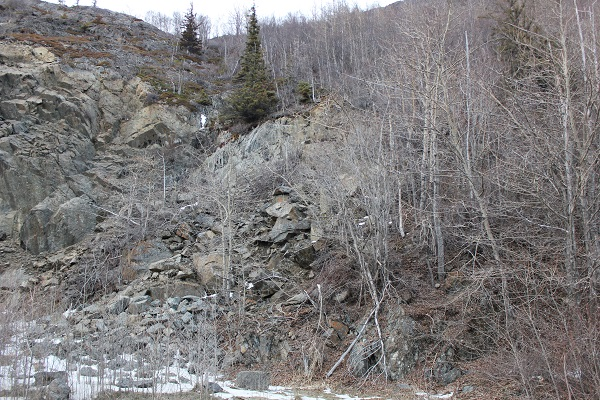
#> input picture images/realMtn2.jpg, 600 x 400 px
$ python clusterColors.py
#> lines starting #> are read from the running program, lines starting #| are printed output that depends on the picture
from matplotlib import pyplot as plt
from matplotlib import image as img
from scipy.cluster.vq import kmeans
from scipy.cluster.vq import whiten
from PIL import Image, ExifTags
import pandas as pd

file = './images/realMtn2.jpg'

image = Image.open(file)
#> image is the input picture: PIL image 600x400 RGB; mean R, G, B 124.6, 122.2, 122.2
imageData = img.imread(file)

exif = { ExifTags.TAGS[k]: v for k, v in image._getexif().items() if k in ExifTags.TAGS }
#> exif = 42 items

r = []
g = []
b = []

for line in imageData:
    for pixel in line:
        temp_r, temp_g, temp_b = pixel
        r.append(temp_r)
        g.append(temp_g)
        b.append(temp_b)
#> after the loop, b = 240000 items; g = 240000 items; r = 240000 items

df = pd.DataFrame({'red': r, 'blue': b, 'green': g})
#> df = table of 240000 rows and 3 columns

df['scaled_red'] = whiten(df['red'])
df['scaled_blue'] = whiten(df['blue'])
df['scaled_green'] = whiten(df['green'])
df.sample(n = 10)

cluster_centers, distortion = kmeans(df[['scaled_red', 'scaled_green', 'scaled_blue']], 2)
#> cluster_centers = [[2.4, 2.25, 2.15], [3.93, 3.79, 3.68]]; distortion = 0.876

colors = []
r_std, g_std, b_std = df[['red', 'green', 'blue']].std()
#> r_std = 40.4; g_std = 41.59; b_std = 43.16

for cluster_center in cluster_centers:
    scaled_r, scaled_g, scaled_b = cluster_center
    colors.append((
        scaled_r * r_std / 255,
        scaled_g * g_std / 255,
        scaled_b * b_std / 255
        ))
#> this loop made 2 passes
#> after the loop, colors = [(0.381, 0.368, 0.364), (0.623, 0.618, 0.623)]

print(df)
#> (printed output is left out)
print()
print('Date & Time: ' + exif['DateTimeOriginal'])
#| Date & Time: 2020:03:28 02:03:58

plt.imshow([colors])
plt.show()
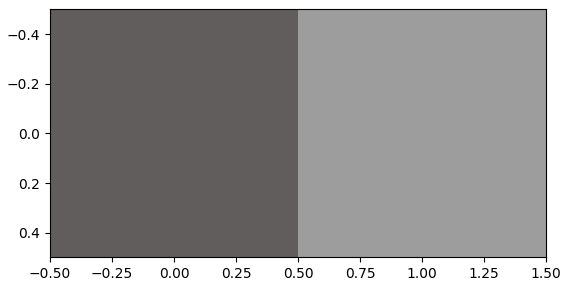
#> figure drawn by matplotlib, 1 panel

$ run again, with images/realMtn3.jpg copied over images/realMtn2.jpg
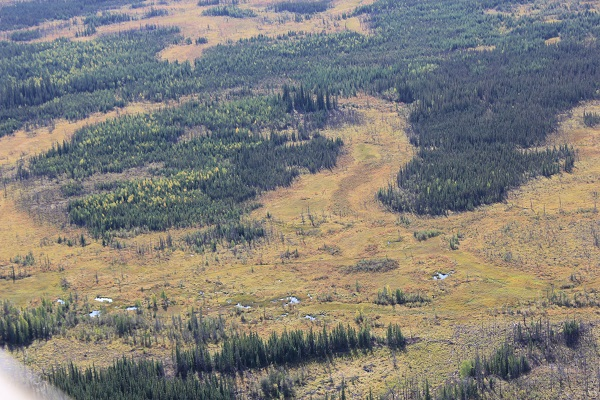
#> input picture images/realMtn3.jpg, 600 x 400 px
#> image is the input picture: PIL image 600x400 RGB; mean R, G, B 129.3, 126.7, 121.1
#> exif = 42 items
#> after the loop `for line in imageData:`: b = 240000 items
#> df = table of 240000 rows and 3 columns
#> cluster_centers = [[1.82, 2.67, 3.92], [3.47, 4.34, 5.13]]; distortion = 0.996
#> r_std = 47.89; g_std = 35.55; b_std = 26.53
#> the loop `for cluster_center in cluster_centers:` made 2 passes
#> after the loop `for cluster_center in cluster_centers:`: colors = [(0.341, 0.372, 0.408), (0.651, 0.605, 0.533)]
#> (printed output is left out)
#| Date & Time: 2019:08:26 21:32:58
#> `plt.show()`:
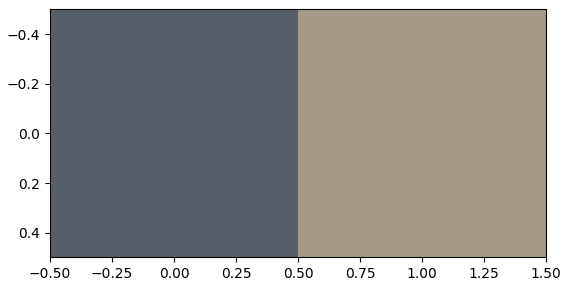
#> figure drawn by matplotlib, 1 panel

$ run again, with images/realMtn4.jpg copied over images/realMtn2.jpg
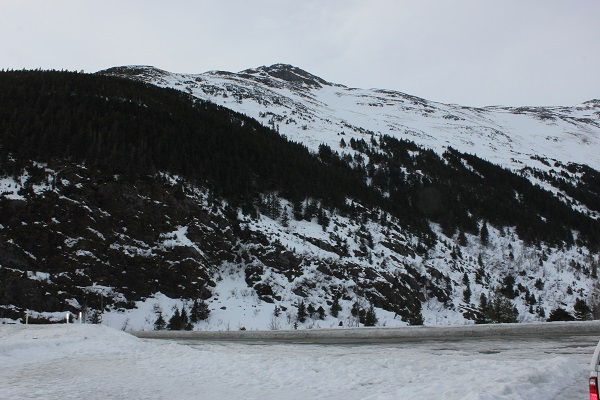
#> input picture images/realMtn4.jpg, 600 x 400 px
#> image is the input picture: PIL image 600x400 RGB; mean R, G, B 113.2, 118.7, 124.7
#> exif = 42 items
#> after the loop `for line in imageData:`: b = 240000 items
#> df = table of 240000 rows and 3 columns
#> cluster_centers = [[0.442, 0.453, 0.437], [2.34, 2.35, 2.34]]; distortion = 0.466
#> r_std = 74.81; g_std = 77.76; b_std = 82.37
#> the loop `for cluster_center in cluster_centers:` made 2 passes
#> after the loop `for cluster_center in cluster_centers:`: colors = [(0.13, 0.138, 0.141), (0.685, 0.717, 0.756)]
#> (printed output is left out)
#| Date & Time: 2020:03:28 00:58:54
#> `plt.show()`:
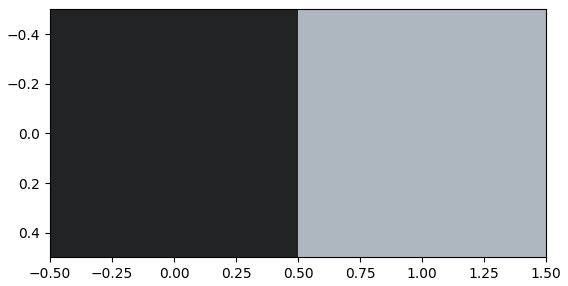
#> figure drawn by matplotlib, 1 panel
